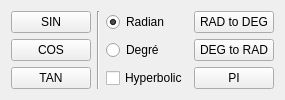
        <widget class="QWidget" name="tab_trigo">
         <attribute name="title">
          <string>Trig&amp;o</string>
         </attribute>
         <attribute name="toolTip">
          <string>Fonctions trigonométriques
Raccourci : O</string>
         </attribute>
         <layout class="QHBoxLayout" name="horizontalLayout_5">
          <item>
           <layout class="QGridLayout" name="gridLayout_tabTrigo">
            <item row="0" column="0">
             <widget class="QPushButton" name="pushButton_sin">
              <property name="toolTip">
               <string>&lt;!DOCTYPE HTML PUBLIC &quot;-//W3C//DTD HTML 4.0//EN&quot; &quot;http://www.w3.org/TR/REC-html40/strict.dtd&quot;&gt;
&lt;html&gt;&lt;head&gt;&lt;meta name=&quot;qrichtext&quot; content=&quot;1&quot; /&gt;&lt;style type=&quot;text/css&quot;&gt;
p, li { white-space: pre-wrap; }
&lt;/style&gt;&lt;/head&gt;&lt;body style=&quot; font-family:'MS Shell Dlg 2'; font-size:7.8pt; font-weight:400; font-style:normal;&quot;&gt;
&lt;p style=&quot; margin-top:0px; margin-bottom:0px; margin-left:0px; margin-right:0px; -qt-block-indent:0; text-indent:0px;&quot;&gt;&lt;span style=&quot; font-size:8pt;&quot;&gt;Dépile X puis rempile son sinus&lt;/span&gt;&lt;/p&gt;
&lt;p style=&quot; margin-top:0px; margin-bottom:0px; margin-left:0px; margin-right:0px; -qt-block-indent:0; text-indent:0px;&quot;&gt;&lt;span style=&quot; font-size:8pt; font-style:italic;&quot;&gt;X: Entier, Rationnel, Réel&lt;/span&gt;&lt;/p&gt;
&lt;p align=&quot;right&quot; style=&quot; margin-top:0px; margin-bottom:0px; margin-left:0px; margin-right:0px; -qt-block-indent:0; text-indent:0px;&quot;&gt;&lt;span style=&quot; font-size:8pt; font-style:italic;&quot;&gt;Rac.:  &lt;/span&gt;&lt;span style=&quot; font-size:8pt; font-weight:600;&quot;&gt;S&lt;/span&gt;&lt;/p&gt;&lt;/body&gt;&lt;/html&gt;</string>
              </property>
              <property name="text">
               <string>SIN</string>
              </property>
              <property name="shortcut">
               <string>S</string>
              </property>
             </widget>
            </item>
            <item row="0" column="2">
             <widget class="QRadioButton" name="radioButton_radian">
              <property name="toolTip">
               <string>&lt;!DOCTYPE HTML PUBLIC &quot;-//W3C//DTD HTML 4.0//EN&quot; &quot;http://www.w3.org/TR/REC-html40/strict.dtd&quot;&gt;
&lt;html&gt;&lt;head&gt;&lt;meta name=&quot;qrichtext&quot; content=&quot;1&quot; /&gt;&lt;style type=&quot;text/css&quot;&gt;
p, li { white-space: pre-wrap; }
&lt;/style&gt;&lt;/head&gt;&lt;body style=&quot; font-family:'MS Shell Dlg 2'; font-size:7.8pt; font-weight:400; font-style:normal;&quot;&gt;
&lt;p style=&quot; margin-top:0px; margin-bottom:0px; margin-left:0px; margin-right:0px; -qt-block-indent:0; text-indent:0px;&quot;&gt;&lt;span style=&quot; font-size:8pt;&quot;&gt;Appliquer les fonctions trigonométriques sur des radians&lt;/span&gt;&lt;/p&gt;
&lt;p align=&quot;right&quot; style=&quot; margin-top:0px; margin-bottom:0px; margin-left:0px; margin-right:0px; -qt-block-indent:0; text-indent:0px;&quot;&gt;&lt;span style=&quot; font-size:8pt; font-style:italic;&quot;&gt;Rac.:  &lt;/span&gt;&lt;span style=&quot; font-size:8pt; font-weight:600;&quot;&gt;R&lt;/span&gt;&lt;/p&gt;&lt;/body&gt;&lt;/html&gt;</string>
              </property>
              <property name="text">
               <string>Radian</string>
              </property>
              <property name="shortcut">
               <string>R</string>
              </property>
              <property name="checked">
               <bool>true</bool>
              </property>
              <attribute name="buttonGroup">
               <string>buttonGroup_trigo</string>
              </attribute>
             </widget>
            </item>
            <item row="1" column="0">
             <widget class="QPushButton" name="pushButton_cos">
              <property name="toolTip">
               <string>&lt;!DOCTYPE HTML PUBLIC &quot;-//W3C//DTD HTML 4.0//EN&quot; &quot;http://www.w3.org/TR/REC-html40/strict.dtd&quot;&gt;
&lt;html&gt;&lt;head&gt;&lt;meta name=&quot;qrichtext&quot; content=&quot;1&quot; /&gt;&lt;style type=&quot;text/css&quot;&gt;
p, li { white-space: pre-wrap; }
&lt;/style&gt;&lt;/head&gt;&lt;body style=&quot; font-family:'MS Shell Dlg 2'; font-size:7.8pt; font-weight:400; font-style:normal;&quot;&gt;
&lt;p style=&quot; margin-top:0px; margin-bottom:0px; margin-left:0px; margin-right:0px; -qt-block-indent:0; text-indent:0px;&quot;&gt;&lt;span style=&quot; font-size:8pt;&quot;&gt;Dépile X puis rempile son cosinus&lt;/span&gt;&lt;/p&gt;
&lt;p style=&quot; margin-top:0px; margin-bottom:0px; margin-left:0px; margin-right:0px; -qt-block-indent:0; text-indent:0px;&quot;&gt;&lt;span style=&quot; font-size:8pt; font-style:italic;&quot;&gt;X: Entier, Rationnel, Réel&lt;/span&gt;&lt;/p&gt;
&lt;p align=&quot;right&quot; style=&quot; margin-top:0px; margin-bottom:0px; margin-left:0px; margin-right:0px; -qt-block-indent:0; text-indent:0px;&quot;&gt;&lt;span style=&quot; font-size:8pt; font-style:italic;&quot;&gt;Rac.:  &lt;/span&gt;&lt;span style=&quot; font-size:8pt; font-weight:600;&quot;&gt;C&lt;/span&gt;&lt;/p&gt;&lt;/body&gt;&lt;/html&gt;</string>
              </property>
              <property name="text">
               <string>COS</string>
              </property>
              <property name="shortcut">
               <string>C</string>
              </property>
             </widget>
            </item>
            <item row="1" column="2">
             <widget class="QRadioButton" name="radioButton_degre">
              <property name="toolTip">
               <string>&lt;!DOCTYPE HTML PUBLIC &quot;-//W3C//DTD HTML 4.0//EN&quot; &quot;http://www.w3.org/TR/REC-html40/strict.dtd&quot;&gt;
&lt;html&gt;&lt;head&gt;&lt;meta name=&quot;qrichtext&quot; content=&quot;1&quot; /&gt;&lt;style type=&quot;text/css&quot;&gt;
p, li { white-space: pre-wrap; }
&lt;/style&gt;&lt;/head&gt;&lt;body style=&quot; font-family:'MS Shell Dlg 2'; font-size:7.8pt; font-weight:400; font-style:normal;&quot;&gt;
&lt;p style=&quot; margin-top:0px; margin-bottom:0px; margin-left:0px; margin-right:0px; -qt-block-indent:0; text-indent:0px;&quot;&gt;&lt;span style=&quot; font-size:8pt;&quot;&gt;Appliquer les fonctions trigonométriques sur des degrés&lt;/span&gt;&lt;/p&gt;
&lt;p align=&quot;right&quot; style=&quot; margin-top:0px; margin-bottom:0px; margin-left:0px; margin-right:0px; -qt-block-indent:0; text-indent:0px;&quot;&gt;&lt;span style=&quot; font-size:8pt; font-style:italic;&quot;&gt;Rac.:  &lt;/span&gt;&lt;span style=&quot; font-size:8pt; font-weight:600;&quot;&gt;D&lt;/span&gt;&lt;/p&gt;&lt;/body&gt;&lt;/html&gt;</string>
              </property>
              <property name="text">
               <string>Degré</string>
              </property>
              <property name="shortcut">
               <string>D</string>
              </property>
              <attribute name="buttonGroup">
               <string>buttonGroup_trigo</string>
              </attribute>
             </widget>
            </item>
            <item row="2" column="0">
             <widget class="QPushButton" name="pushButton_tan">
              <property name="toolTip">
               <string>&lt;!DOCTYPE HTML PUBLIC &quot;-//W3C//DTD HTML 4.0//EN&quot; &quot;http://www.w3.org/TR/REC-html40/strict.dtd&quot;&gt;
&lt;html&gt;&lt;head&gt;&lt;meta name=&quot;qrichtext&quot; content=&quot;1&quot; /&gt;&lt;style type=&quot;text/css&quot;&gt;
p, li { white-space: pre-wrap; }
&lt;/style&gt;&lt;/head&gt;&lt;body style=&quot; font-family:'MS Shell Dlg 2'; font-size:7.8pt; font-weight:400; font-style:normal;&quot;&gt;
&lt;p style=&quot; margin-top:0px; margin-bottom:0px; margin-left:0px; margin-right:0px; -qt-block-indent:0; text-indent:0px;&quot;&gt;&lt;span style=&quot; font-size:8pt;&quot;&gt;Dépile X puis rempile sa tangente&lt;/span&gt;&lt;/p&gt;
&lt;p style=&quot; margin-top:0px; margin-bottom:0px; margin-left:0px; margin-right:0px; -qt-block-indent:0; text-indent:0px;&quot;&gt;&lt;span style=&quot; font-size:8pt; font-style:italic;&quot;&gt;X: Entier, Rationnel, Réel&lt;/span&gt;&lt;/p&gt;
&lt;p align=&quot;right&quot; style=&quot; margin-top:0px; margin-bottom:0px; margin-left:0px; margin-right:0px; -qt-block-indent:0; text-indent:0px;&quot;&gt;&lt;span style=&quot; font-size:8pt; font-style:italic;&quot;&gt;Rac.:  &lt;/span&gt;&lt;span style=&quot; font-size:8pt; font-weight:600;&quot;&gt;T&lt;/span&gt;&lt;/p&gt;&lt;/body&gt;&lt;/html&gt;</string>
              </property>
              <property name="text">
               <string>TAN</string>
              </property>
              <property name="shortcut">
               <string>T</string>
              </property>
             </widget>
            </item>
            <item row="2" column="2">
             <widget class="QCheckBox" name="checkBox_hyperbolic">
              <property name="toolTip">
               <string>&lt;!DOCTYPE HTML PUBLIC &quot;-//W3C//DTD HTML 4.0//EN&quot; &quot;http://www.w3.org/TR/REC-html40/strict.dtd&quot;&gt;
&lt;html&gt;&lt;head&gt;&lt;meta name=&quot;qrichtext&quot; content=&quot;1&quot; /&gt;&lt;style type=&quot;text/css&quot;&gt;
p, li { white-space: pre-wrap; }
&lt;/style&gt;&lt;/head&gt;&lt;body style=&quot; font-family:'MS Shell Dlg 2'; font-size:7.8pt; font-weight:400; font-style:normal;&quot;&gt;
&lt;p style=&quot; margin-top:0px; margin-bottom:0px; margin-left:0px; margin-right:0px; -qt-block-indent:0; text-indent:0px;&quot;&gt;&lt;span style=&quot; font-size:8pt;&quot;&gt;Appliquer les fonctions trigonométriques dans leur forme hyperbolique&lt;/span&gt;&lt;/p&gt;
&lt;p align=&quot;right&quot; style=&quot; margin-top:0px; margin-bottom:0px; margin-left:0px; margin-right:0px; -qt-block-indent:0; text-indent:0px;&quot;&gt;&lt;span style=&quot; font-size:8pt; font-style:italic;&quot;&gt;Rac.:  &lt;/span&gt;&lt;span style=&quot; font-size:8pt; font-weight:600;&quot;&gt;H&lt;/span&gt;&lt;/p&gt;&lt;/body&gt;&lt;/html&gt;</string>
              </property>
              <property name="text">
               <string>Hyperbolic</string>
              </property>
              <property name="shortcut">
               <string>H</string>
              </property>
             </widget>
            </item>
            <item row="0" column="1" rowspan="3">
             <widget class="Line" name="line">
              <property name="orientation">
               <enum>Qt::Vertical</enum>
              </property>
             </widget>
            </item>
            <item row="0" column="3">
             <widget class="QPushButton" name="pushButton_radToDeg">
              <property name="toolTip">
               <string>&lt;!DOCTYPE HTML PUBLIC &quot;-//W3C//DTD HTML 4.0//EN&quot; &quot;http://www.w3.org/TR/REC-html40/strict.dtd&quot;&gt;
&lt;html&gt;&lt;head&gt;&lt;meta name=&quot;qrichtext&quot; content=&quot;1&quot; /&gt;&lt;style type=&quot;text/css&quot;&gt;
p, li { white-space: pre-wrap; }
&lt;/style&gt;&lt;/head&gt;&lt;body style=&quot; font-family:'MS Shell Dlg 2'; font-size:7.8pt; font-weight:400; font-style:normal;&quot;&gt;
&lt;p style=&quot; margin-top:0px; margin-bottom:0px; margin-left:0px; margin-right:0px; -qt-block-indent:0; text-indent:0px;&quot;&gt;&lt;span style=&quot; font-size:8pt;&quot;&gt;Dépile X en radian puis rempile X en degré&lt;/span&gt;&lt;/p&gt;
&lt;p style=&quot; margin-top:0px; margin-bottom:0px; margin-left:0px; margin-right:0px; -qt-block-indent:0; text-indent:0px;&quot;&gt;&lt;span style=&quot; font-size:8pt; font-style:italic;&quot;&gt;X: Entier, Rationnel, Réel&lt;/span&gt;&lt;/p&gt;&lt;/body&gt;&lt;/html&gt;</string>
              </property>
              <property name="text">
               <string>RAD to DEG</string>
              </property>
             </widget>
            </item>
            <item row="1" column="3">
             <widget class="QPushButton" name="pushButton_degToRad">
              <property name="toolTip">
               <string>&lt;!DOCTYPE HTML PUBLIC &quot;-//W3C//DTD HTML 4.0//EN&quot; &quot;http://www.w3.org/TR/REC-html40/strict.dtd&quot;&gt;
&lt;html&gt;&lt;head&gt;&lt;meta name=&quot;qrichtext&quot; content=&quot;1&quot; /&gt;&lt;style type=&quot;text/css&quot;&gt;
p, li { white-space: pre-wrap; }
&lt;/style&gt;&lt;/head&gt;&lt;body style=&quot; font-family:'MS Shell Dlg 2'; font-size:7.8pt; font-weight:400; font-style:normal;&quot;&gt;
&lt;p style=&quot; margin-top:0px; margin-bottom:0px; margin-left:0px; margin-right:0px; -qt-block-indent:0; text-indent:0px;&quot;&gt;&lt;span style=&quot; font-size:8pt;&quot;&gt;Dépile X en degré puis rempile X en radian&lt;/span&gt;&lt;/p&gt;
&lt;p style=&quot; margin-top:0px; margin-bottom:0px; margin-left:0px; margin-right:0px; -qt-block-indent:0; text-indent:0px;&quot;&gt;&lt;span style=&quot; font-size:8pt; font-style:italic;&quot;&gt;X: Entier, Rationnel, Réel&lt;/span&gt;&lt;/p&gt;&lt;/body&gt;&lt;/html&gt;</string>
              </property>
              <property name="text">
               <string>DEG to RAD</string>
              </property>
             </widget>
            </item>
            <item row="2" column="3">
             <widget class="QPushButton" name="pushButton_pi">
              <property name="toolTip">
               <string>&lt;!DOCTYPE HTML PUBLIC &quot;-//W3C//DTD HTML 4.0//EN&quot; &quot;http://www.w3.org/TR/REC-html40/strict.dtd&quot;&gt;
&lt;html&gt;&lt;head&gt;&lt;meta name=&quot;qrichtext&quot; content=&quot;1&quot; /&gt;&lt;style type=&quot;text/css&quot;&gt;
p, li { white-space: pre-wrap; }
&lt;/style&gt;&lt;/head&gt;&lt;body style=&quot; font-family:'MS Shell Dlg 2'; font-size:7.8pt; font-weight:400; font-style:normal;&quot;&gt;
&lt;p style=&quot; margin-top:0px; margin-bottom:0px; margin-left:0px; margin-right:0px; -qt-block-indent:0; text-indent:0px;&quot;&gt;&lt;span style=&quot; font-size:8pt;&quot;&gt;Insère une valeure précise de PI (l'affichage sera tronqué dans la pile)&lt;/span&gt;&lt;/p&gt;&lt;/body&gt;&lt;/html&gt;</string>
              </property>
              <property name="text">
               <string>PI</string>
              </property>
             </widget>
            </item>
           </layout>
          </item>
         </layout>
        </widget>
